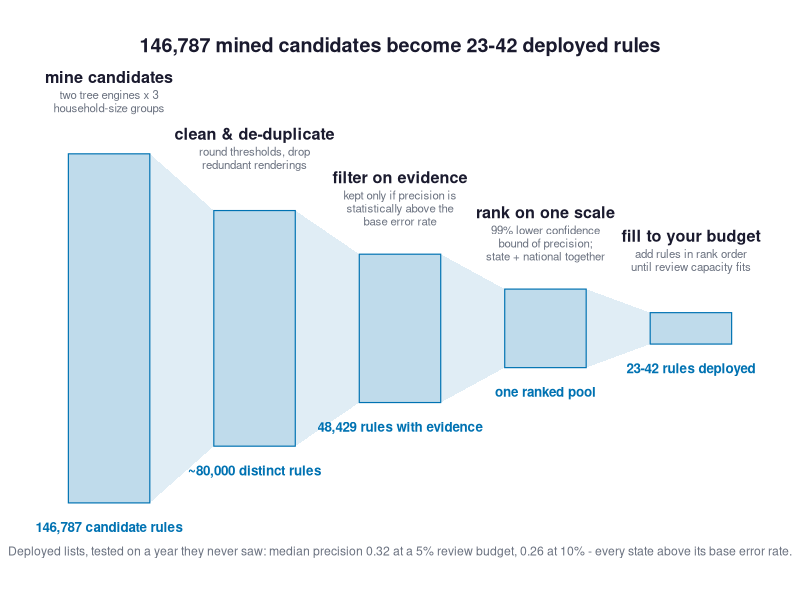
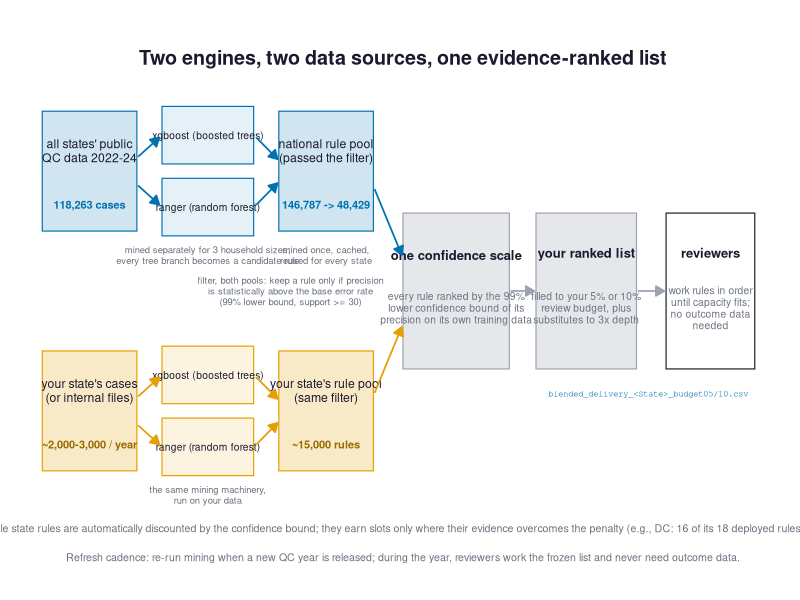
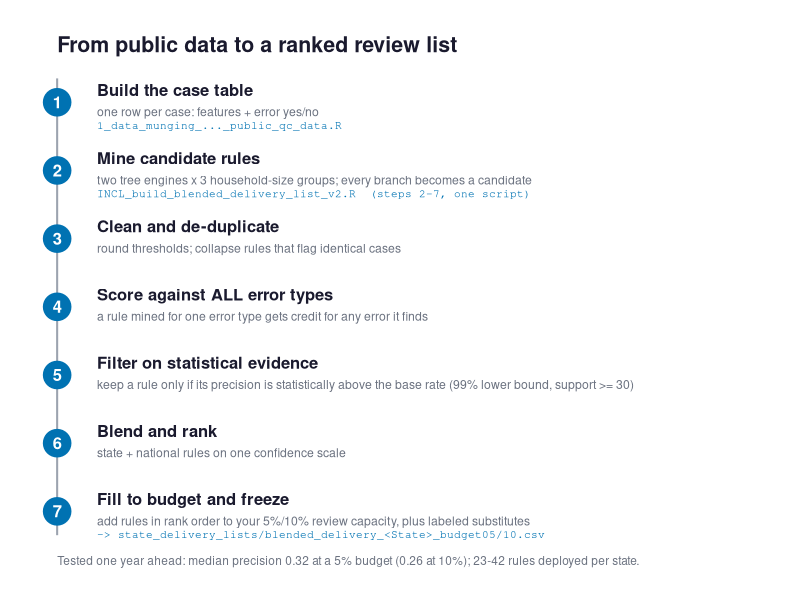

Recreate these plots in R, in order.
# Three candidate figures explaining the delivery-list pipeline, for the deck.
# Audience: state program analysts. All counts/precision figures are from the
# published any-error recipe (national 2022-24 pool; blended benchmark,
# findings 14-16).
#   A  funnel: mine everything, trust little (stage counts)
#   B  two streams: national + state pools merge on one confidence scale
#   C  recipe card: numbered steps, what you run and what you get
# Output: presentation_figures/pipeline_option_{A,B,C}.png

suppressMessages(library(ggplot2))
dir.create("presentation_figures", showWarnings = FALSE)

INK    <- "#1a1a2e"   # primary text
MUTED  <- "#6b7280"   # secondary text
BOX    <- "#e5e7eb"   # neutral structure fill
EDGE   <- "#9ca3af"
BLUE   <- "#0072B2"   # national / pipeline accent (Okabe-Ito)
ORANGE <- "#E69F00"   # the state's own data accent (Okabe-Ito)

arrowspec <- arrow(length = unit(7, "pt"), type = "closed")

## ── Option A: the funnel ──────────────────────────────────────────────────────
stages <- data.frame(
  x = 1:5,
  half = c(2.0, 1.35, 0.85, 0.45, 0.18),
  title = c("mine candidates", "clean & de-duplicate", "filter on evidence",
            "rank on one scale", "fill to your budget"),
  sub = c("two tree engines x 3\nhousehold-size groups",
          "round thresholds, drop\nredundant renderings",
          "kept only if precision is\nstatistically above the\nbase error rate",
          "99% lower confidence\nbound of precision;\nstate + national together",
          "add rules in rank order\nuntil review capacity fits"),
  n = c("146,787 candidate rules", "~80,000 distinct rules",
        "48,429 rules with evidence", "one ranked pool",
        "23-42 rules deployed")
)
polys <- do.call(rbind, lapply(1:4, function(i) data.frame(
  id = i,
  x = c(stages$x[i] + 0.28, stages$x[i + 1] - 0.28,
        stages$x[i + 1] - 0.28, stages$x[i] + 0.28),
  y = c(stages$half[i], stages$half[i + 1],
        -stages$half[i + 1], -stages$half[i])
)))
pA <- ggplot() +
  geom_polygon(data = polys, aes(x, y, group = id), fill = BLUE, alpha = 0.12) +
  geom_rect(data = stages,
            aes(xmin = x - 0.28, xmax = x + 0.28, ymin = -half, ymax = half),
            fill = BLUE, alpha = 0.25, colour = BLUE, linewidth = 0.4) +
  geom_text(data = stages, aes(x, half + 0.95, label = title),
            fontface = "bold", size = 4.1, colour = INK, vjust = 1) +
  geom_text(data = stages, aes(x, half + 0.73, label = sub),
            size = 2.9, colour = MUTED, vjust = 1, lineheight = 0.95) +
  geom_text(data = stages, aes(x, -half - 0.22, label = n),
            size = 3.4, colour = BLUE, fontface = "bold", vjust = 1) +
  annotate("text", x = 3, y = 3.25,
           label = "146,787 mined candidates become 23-42 deployed rules",
           size = 5, fontface = "bold", colour = INK) +
  annotate("text", x = 3, y = -2.55,
           label = "Deployed lists, tested on a year they never saw: median precision 0.32 at a 5% review budget, 0.26 at 10% - every state above its base error rate.",
           size = 3.1, colour = MUTED) +
  coord_cartesian(xlim = c(0.5, 5.5), ylim = c(-2.8, 3.45)) +
  theme_void()
ggsave("presentation_figures/pipeline_option_A.png", pA,
       width = 11, height = 5.4, dpi = 300, bg = "white")

## ── Option B: two streams merge ───────────────────────────────────────────────
box <- function(x, y, w, h, fill, colour = NA) {
  annotate("rect", xmin = x - w/2, xmax = x + w/2, ymin = y - h/2, ymax = y + h/2,
           fill = fill, colour = colour, linewidth = 0.4)
}
lbl <- function(x, y, text, size = 3.4, col = INK, face = "plain", lh = 0.95)
  annotate("text", x = x, y = y, label = text, size = size, colour = col,
           fontface = face, lineheight = lh)
seg <- function(x1, y1, x2, y2, col = EDGE)
  annotate("segment", x = x1, y = y1, xend = x2, yend = y2,
           colour = col, linewidth = 0.6, arrow = arrowspec)

chip <- function(x, y, w, h, fill, colour, text, tsize = 2.6) {
  list(box(x, y, w, h, fill = fill, colour = colour),
       lbl(x, y, text, tsize, INK, lh = 0.9))
}
pB <- ggplot() +
  # ── national lane ──
  box(1.0, 3.0, 1.6, 1.0, fill = scales::alpha(BLUE, 0.18), colour = BLUE) +
  lbl(1.0, 3.17, "all states' public
QC data 2022-24", 3.1, INK) +
  lbl(1.0, 2.72, "118,263 cases", 2.8, BLUE, "bold") +
  chip(3.0, 3.30, 1.55, 0.48, scales::alpha(BLUE, 0.10), BLUE,
       "xgboost (boosted trees)") +
  chip(3.0, 2.70, 1.55, 0.48, scales::alpha(BLUE, 0.10), BLUE,
       "ranger (random forest)") +
  lbl(3.0, 2.30, "mined separately for 3 household sizes;
every tree branch becomes a candidate rule", 2.4, MUTED) +
  seg(1.82, 3.12, 2.18, 3.28, BLUE) + seg(1.82, 2.88, 2.18, 2.72, BLUE) +
  seg(3.82, 3.28, 4.18, 3.10, BLUE) + seg(3.82, 2.72, 4.18, 2.90, BLUE) +
  box(5.0, 3.0, 1.6, 1.0, fill = scales::alpha(BLUE, 0.18), colour = BLUE) +
  lbl(5.0, 3.17, "national rule pool
(passed the filter)", 3.1, INK) +
  lbl(5.0, 2.72, "146,787 -> 48,429", 2.8, BLUE, "bold") +
  lbl(5.0, 2.30, "mined once, cached,
reused for every state", 2.4, MUTED) +
  # ── state lane ──
  box(1.0, 1.0, 1.6, 1.0, fill = scales::alpha(ORANGE, 0.22), colour = ORANGE) +
  lbl(1.0, 1.17, "your state's cases
(or internal files)", 3.1, INK) +
  lbl(1.0, 0.72, "~2,000-3,000 / year", 2.8, "#9a6b00", "bold") +
  chip(3.0, 1.30, 1.55, 0.48, scales::alpha(ORANGE, 0.12), ORANGE,
       "xgboost (boosted trees)") +
  chip(3.0, 0.70, 1.55, 0.48, scales::alpha(ORANGE, 0.12), ORANGE,
       "ranger (random forest)") +
  lbl(3.0, 0.30, "the same mining machinery,
run on your data", 2.4, MUTED) +
  seg(1.82, 1.12, 2.18, 1.28, ORANGE) + seg(1.82, 0.88, 2.18, 0.72, ORANGE) +
  seg(3.82, 1.28, 4.18, 1.10, ORANGE) + seg(3.82, 0.72, 4.18, 0.90, ORANGE) +
  box(5.0, 1.0, 1.6, 1.0, fill = scales::alpha(ORANGE, 0.22), colour = ORANGE) +
  lbl(5.0, 1.17, "your state's rule pool
(same filter)", 3.1, INK) +
  lbl(5.0, 0.72, "~15,000 rules", 2.8, "#9a6b00", "bold") +
  # ── shared evidence bar note between lanes ──
  lbl(4.4, 2.00, "filter, both pools: keep a rule only if precision
is statistically above the base error rate
(99% lower bound, support >= 30)", 2.4, MUTED) +
  # ── merge on one scale ──
  box(7.2, 2.0, 1.8, 1.3, fill = BOX, colour = EDGE) +
  lbl(7.2, 2.30, "one confidence scale", 3.3, INK, "bold") +
  lbl(7.2, 1.86, "every rule ranked by the 99%
lower confidence bound of its
precision on its own training data", 2.6, MUTED) +
  seg(5.82, 2.85, 6.28, 2.30, BLUE) +
  seg(5.82, 1.15, 6.28, 1.70, ORANGE) +
  # ── frozen list ──
  box(9.4, 2.0, 1.7, 1.3, fill = BOX, colour = EDGE) +
  lbl(9.4, 2.32, "your ranked list", 3.3, INK, "bold") +
  lbl(9.4, 1.86, "filled to your 5% or 10%
review budget, plus
substitutes to 3x depth", 2.6, MUTED) +
  seg(8.12, 2.0, 8.52, 2.0) +
  # ── deployment ──
  box(11.5, 2.0, 1.5, 1.3, fill = "white", colour = INK) +
  lbl(11.5, 2.32, "reviewers", 3.3, INK, "bold") +
  lbl(11.5, 1.86, "work rules in order
until capacity fits;
no outcome data
needed", 2.6, MUTED) +
  seg(10.27, 2.0, 10.72, 2.0) +
  annotate("text", x = 10.45, y = 1.14, hjust = 0.5, label = "blended_delivery_<State>_budget05/10.csv",
           size = 2.2, colour = BLUE, family = "mono") +
  lbl(6.3, 3.95, "Two engines, two data sources, one evidence-ranked list", 5, INK, "bold") +
  lbl(6.3, 0.02, "Small-sample state rules are automatically discounted by the confidence bound; they earn slots only where their evidence overcomes the penalty (e.g., DC: 16 of its 18 deployed rules are its own).", 2.7, MUTED) +
  lbl(6.3, -0.22, "Refresh cadence: re-run mining when a new QC year is released; during the year, reviewers work the frozen list and never need outcome data.", 2.7, MUTED) +
  coord_cartesian(xlim = c(0.1, 12.4), ylim = c(-0.35, 4.2)) +
  theme_void()
ggsave("presentation_figures/pipeline_option_B.png", pB,
       width = 13.2, height = 4.9, dpi = 300, bg = "white")

## ── Option C: the recipe card ─────────────────────────────────────────────────
steps <- data.frame(
  y = 7:1,
  n = 1:7,
  title = c("Build the case table",
            "Mine candidate rules",
            "Clean and de-duplicate",
            "Score against ALL error types",
            "Filter on statistical evidence",
            "Blend and rank",
            "Fill to budget and freeze"),
  what = c("one row per case: features + error yes/no",
           "two tree engines x 3 household-size groups; every branch becomes a candidate",
           "round thresholds; collapse rules that flag identical cases",
           "a rule mined for one error type gets credit for any error it finds",
           "keep a rule only if its precision is statistically above the base rate (99% lower bound, support >= 30)",
           "state + national rules on one confidence scale",
           "add rules in rank order to your 5%/10% review capacity, plus labeled substitutes"),
  runs = c("1_data_munging_..._public_qc_data.R",
           "INCL_build_blended_delivery_list_v2.R  (steps 2-7, one script)",
           "", "", "", "",
           "-> state_delivery_lists/blended_delivery_<State>_budget05/10.csv")
)
pC <- ggplot(steps) +
  annotate("segment", x = 0.32, xend = 0.32, y = 0.65, yend = 7.35,
           colour = EDGE, linewidth = 0.7) +
  geom_point(aes(x = 0.32, y = y), size = 9, colour = BLUE) +
  geom_text(aes(x = 0.32, y = y, label = n), colour = "white",
            size = 4.2, fontface = "bold") +
  geom_text(aes(x = 0.55, y = y + 0.18, label = title), hjust = 0,
            size = 4.2, fontface = "bold", colour = INK) +
  geom_text(aes(x = 0.55, y = y - 0.14, label = what), hjust = 0,
            size = 3.1, colour = MUTED) +
  geom_text(aes(x = 0.55, y = y - 0.34, label = runs), hjust = 0,
            size = 2.8, colour = BLUE, family = "mono") +
  annotate("text", x = 0.32, y = 7.85, hjust = 0,
           label = "From public data to a ranked review list",
           size = 5.4, fontface = "bold", colour = INK) +
  annotate("text", x = 0.32, y = 0.28, hjust = 0,
           label = "Tested one year ahead: median precision 0.32 at a 5% budget (0.26 at 10%); 23-42 rules deployed per state.",
           size = 3.0, colour = MUTED) +
  coord_cartesian(xlim = c(0.2, 4.4), ylim = c(0.1, 8.1)) +
  theme_void()
ggsave("presentation_figures/pipeline_option_C.png", pC,
       width = 9, height = 7, dpi = 300, bg = "white")

cat("wrote pipeline_option_A/B/C.png\n")
